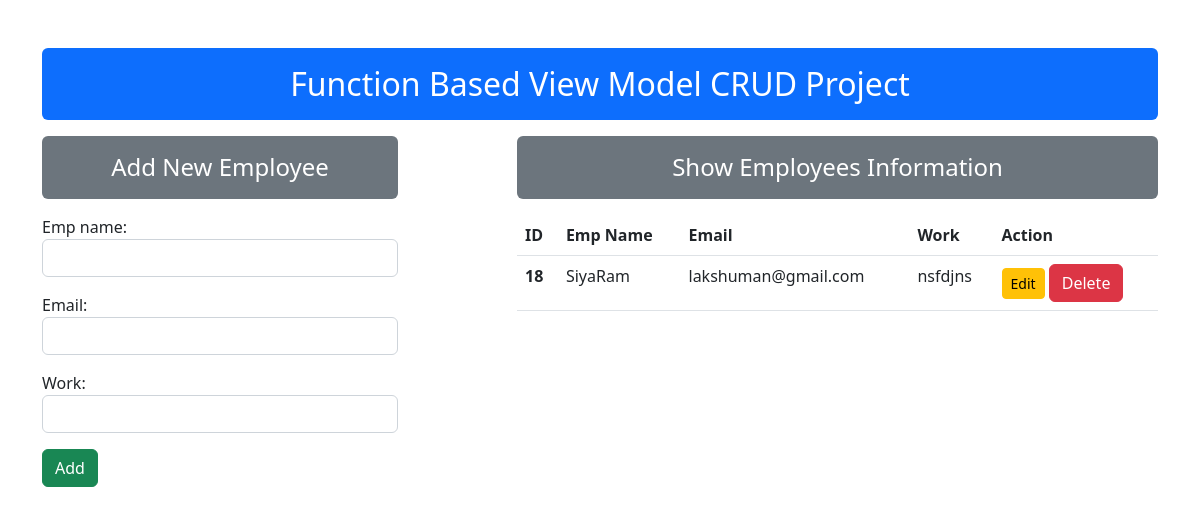
Before: / with the older database file.
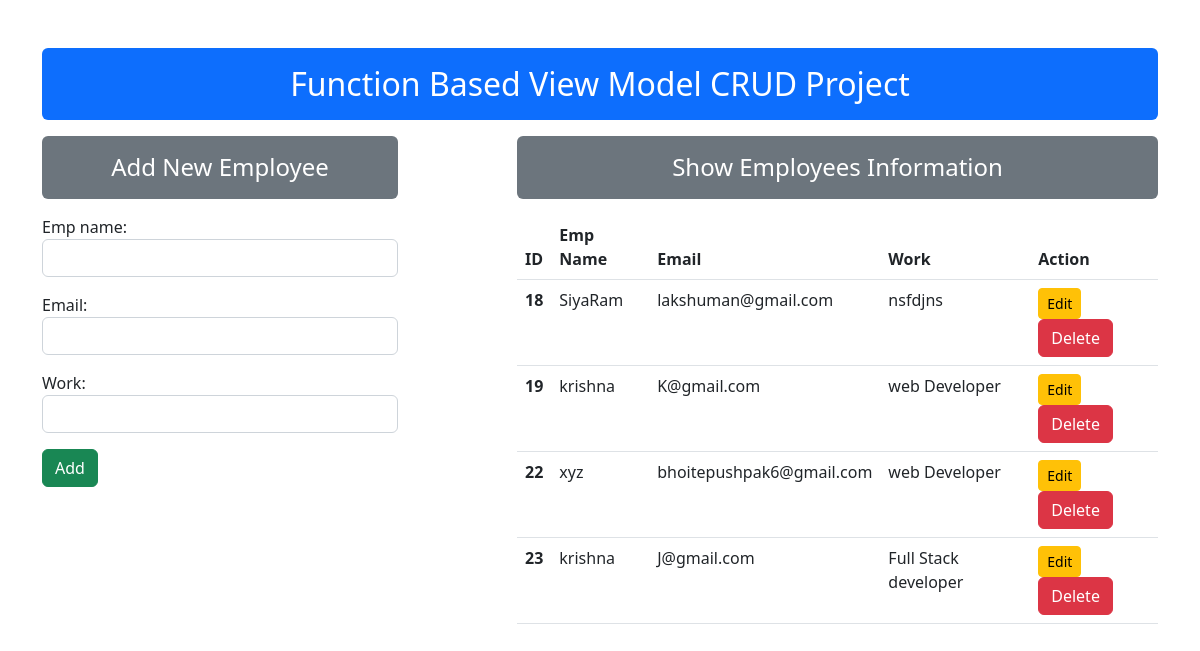
After: the same page with the newer database file.
### enroll/models.py (models this page shows)
class User (models.Model):
    emp_name =  models.CharField(max_length=70)
    email =  models.EmailField(max_length=100)
    work =  models.CharField(max_length=100)

### enroll/views.py (the view)
# urls.py: path('',views.add_show, name="addandshow"),
def add_show(request):
    if request.method == "POST":
        fm = StudentRegistration(request.POST)
        if fm.is_valid():
            nm = fm.cleaned_data['emp_name']
            em = fm.cleaned_data['email']
            pw = fm.cleaned_data['work']
            reg = User(emp_name=nm , email=em , work=pw )
            reg.save()
            fm = StudentRegistration()#this sentese shows blank data form
    else:
        fm = StudentRegistration()
    stud = User.objects.all()
    return render(request , 'enroll/addandshow.html',{'form':fm ,'stu':stud})

### enroll/forms.py
class StudentRegistration(forms.ModelForm) :
    class Meta:
        model = User
        fields = ['emp_name','email','work']
        widgets = {
            'emp_name': forms.TextInput(attrs={'class':'form-control'}),
            'email': forms.EmailInput(attrs={'class':'form-control'}),
            'work': forms.TextInput(attrs={'class':'form-control'}),
        }

### enroll/templates/enroll/addandshow.html (shortened to what this page needs)
{% extends 'enroll/base.html' %}
{% block content %}
<div class="row">
    <div class="col-sm-4">
        <h4 class="text-center alert text-bg-secondary"> Add New Employee </h4>
<form action="" method="POST">
    {{form.as_p}}
    <input type="submit" class="btn btn-success" value="Add">
</form>
    </div>
    <div class="col-sm-7 offset-1">
            <h4 class="text-center alert text-bg-secondary">Show Employees Information</h4>
        {%if stu %}
            <table class="table table-hover">
                <thead>
                    <tr>
                        <th scope="col">ID</th>
                        <th scope="col">Emp Name</th>
                        <th scope="col">Email</th>
                        <th scope="col">Work</th>
                        <th scope="col">Action</th>
                    </tr>
                </thead>
                <tbody>
                    {% for st in stu %}
                    <tr>
                        <th scope="row">{{st.id}}</th>
                        <td>{{st.emp_name}}</td>
                        <td>{{st.email}}</td>
                        <td>{{st.work}}</td>
                        <td>
                            <a href= "{% url 'updatedata' st.id %}" class="btn btn-warning btn-sm ">Edit</a>
                            <form action="{% url 'deletedata' st.id %}" method="post" class="d-inline">
                                <input type="submit" class="btn btn-danger" value="Delete">
                            </form>
                        </td>
                    {% endfor %}
                    </tr>
                </tbody>
            </table>
        {%else%}
            <h4 class="text-center alert ganger-info"> No Records </h4>
        {%endif%}
        </div>
</div>
{% endblock content %}

### enroll/templates/enroll/base.html (shortened to what this page needs)
<!DOCTYPE html>
{% load static %}
<html lang="en">
<head>
    <link rel="stylesheet" href="{% static 'enroll/css/bootstrap.css' %}">
</head>
<body>
    <div class="container  mt-5">
        <h2 class="text-center alert text-bg-primary "> Function Based View Model CRUD Project </h2>
        {% block content %} {% endblock content %}
    </div>
</body>
</html>

Changed rows visible on the page:
added User: id "19", emp_name "krishna", email "K@gmail.com", work "web Developer"
added User: id "22", emp_name "xyz", email "bhoitepushpak6@gmail.com", work "web Developer"
added User: id "23", emp_name "krishna", email "J@gmail.com", work "Full Stack developer"
